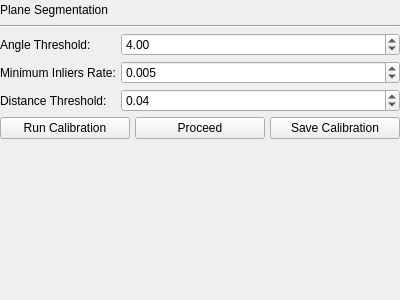
<?xml version="1.0" encoding="UTF-8"?>
<ui version="4.0">
 <class>CPlaneConfig</class>
 <widget class="QWidget" name="CPlaneConfig">
  <property name="geometry">
   <rect>
    <x>0</x>
    <y>0</y>
    <width>400</width>
    <height>300</height>
   </rect>
  </property>
  <property name="windowTitle">
   <string>Form</string>
  </property>
  <layout class="QVBoxLayout" name="verticalLayout">
   <property name="spacing">
    <number>5</number>
   </property>
   <property name="leftMargin">
    <number>0</number>
   </property>
   <property name="topMargin">
    <number>0</number>
   </property>
   <property name="rightMargin">
    <number>0</number>
   </property>
   <property name="bottomMargin">
    <number>0</number>
   </property>
   <item>
    <layout class="QHBoxLayout" name="segment_group_label">
     <item>
      <widget class="QLabel" name="segment_label">
       <property name="text">
        <string>Plane Segmentation</string>
       </property>
       <property name="textFormat">
        <enum>Qt::PlainText</enum>
       </property>
      </widget>
     </item>
     <item>
      <spacer name="segment_group_spacer">
       <property name="orientation">
        <enum>Qt::Horizontal</enum>
       </property>
       <property name="sizeHint" stdset="0">
        <size>
         <width>40</width>
         <height>20</height>
        </size>
       </property>
      </spacer>
     </item>
    </layout>
   </item>
   <item>
    <widget class="Line" name="line">
     <property name="orientation">
      <enum>Qt::Horizontal</enum>
     </property>
    </widget>
   </item>
   <item>
    <layout class="QFormLayout" name="segment_form">
     <item row="0" column="0">
      <widget class="QLabel" name="angle_threshold_label">
       <property name="text">
        <string>Angle Threshold:</string>
       </property>
      </widget>
     </item>
     <item row="0" column="1">
      <widget class="QDoubleSpinBox" name="angle_threshold_sbox">
       <property name="sizePolicy">
        <sizepolicy hsizetype="Preferred" vsizetype="Fixed">
         <horstretch>0</horstretch>
         <verstretch>0</verstretch>
        </sizepolicy>
       </property>
       <property name="value">
        <double>4.000000000000000</double>
       </property>
      </widget>
     </item>
     <item row="1" column="0">
      <widget class="QLabel" name="minimum_inliers_label">
       <property name="text">
        <string>Minimum Inliers Rate:</string>
       </property>
      </widget>
     </item>
     <item row="1" column="1">
      <widget class="QDoubleSpinBox" name="minimum_threshold_sbox">
       <property name="sizePolicy">
        <sizepolicy hsizetype="Preferred" vsizetype="Fixed">
         <horstretch>0</horstretch>
         <verstretch>0</verstretch>
        </sizepolicy>
       </property>
       <property name="decimals">
        <number>3</number>
       </property>
       <property name="singleStep">
        <double>0.010000000000000</double>
       </property>
       <property name="value">
        <double>0.005000000000000</double>
       </property>
      </widget>
     </item>
     <item row="2" column="0">
      <widget class="QLabel" name="distance_threshold_label">
       <property name="text">
        <string>Distance Threshold:</string>
       </property>
      </widget>
     </item>
     <item row="2" column="1">
      <widget class="QDoubleSpinBox" name="distance_threshold_sbox">
       <property name="sizePolicy">
        <sizepolicy hsizetype="Preferred" vsizetype="Fixed">
         <horstretch>0</horstretch>
         <verstretch>0</verstretch>
        </sizepolicy>
       </property>
       <property name="singleStep">
        <double>0.010000000000000</double>
       </property>
       <property name="value">
        <double>0.040000000000000</double>
       </property>
      </widget>
     </item>
    </layout>
   </item>
   <item>
    <layout class="QHBoxLayout" name="plane_config_button_groups">
     <item>
      <widget class="QPushButton" name="run_calib_button">
       <property name="text">
        <string>Run Calibration</string>
       </property>
      </widget>
     </item>
     <item>
      <widget class="QPushButton" name="proceed_calib_button">
       <property name="text">
        <string>Proceed</string>
       </property>
      </widget>
     </item>
     <item>
      <widget class="QPushButton" name="save_calib_button">
       <property name="text">
        <string>Save Calibration</string>
       </property>
      </widget>
     </item>
    </layout>
   </item>
   <item>
    <spacer name="plane_config_spacer">
     <property name="orientation">
      <enum>Qt::Vertical</enum>
     </property>
     <property name="sizeHint" stdset="0">
      <size>
       <width>20</width>
       <height>40</height>
      </size>
     </property>
    </spacer>
   </item>
  </layout>
 </widget>
 <resources/>
 <connections/>
</ui>
